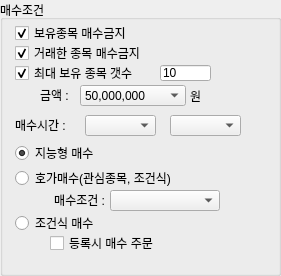
                       <widget class="QGroupBox" name="groupBox_3">
                        <property name="geometry">
                         <rect>
                          <x>10</x>
                          <y>415</y>
                          <width>281</width>
                          <height>276</height>
                         </rect>
                        </property>
                        <property name="title">
                         <string>매수조건</string>
                        </property>
                        <widget class="QLineEdit" name="lbl_max_stocks">
                         <property name="geometry">
                          <rect>
                           <x>160</x>
                           <y>65</y>
                           <width>51</width>
                           <height>16</height>
                          </rect>
                         </property>
                         <property name="font">
                          <font>
                           <pointsize>9</pointsize>
                          </font>
                         </property>
                         <property name="text">
                          <string>10</string>
                         </property>
                        </widget>
                        <widget class="QCheckBox" name="checkBox_3">
                         <property name="geometry">
                          <rect>
                           <x>15</x>
                           <y>25</y>
                           <width>211</width>
                           <height>16</height>
                          </rect>
                         </property>
                         <property name="font">
                          <font>
                           <pointsize>9</pointsize>
                          </font>
                         </property>
                         <property name="text">
                          <string>보유종목 매수금지</string>
                         </property>
                         <property name="checked">
                          <bool>true</bool>
                         </property>
                        </widget>
                        <widget class="QCheckBox" name="chk_use_max_stocks">
                         <property name="geometry">
                          <rect>
                           <x>15</x>
                           <y>65</y>
                           <width>136</width>
                           <height>16</height>
                          </rect>
                         </property>
                         <property name="font">
                          <font>
                           <pointsize>9</pointsize>
                          </font>
                         </property>
                         <property name="text">
                          <string>최대 보유 종목 갯수</string>
                         </property>
                         <property name="checked">
                          <bool>true</bool>
                         </property>
                         <property name="autoExclusive">
                          <bool>false</bool>
                         </property>
                        </widget>
                        <widget class="QComboBox" name="comboBox_10">
                         <property name="geometry">
                          <rect>
                           <x>110</x>
                           <y>190</y>
                           <width>110</width>
                           <height>21</height>
                          </rect>
                         </property>
                         <property name="font">
                          <font>
                           <pointsize>9</pointsize>
                          </font>
                         </property>
                        </widget>
                        <widget class="QLabel" name="label_36">
                         <property name="geometry">
                          <rect>
                           <x>34</x>
                           <y>190</y>
                           <width>71</width>
                           <height>20</height>
                          </rect>
                         </property>
                         <property name="font">
                          <font>
                           <pointsize>9</pointsize>
                          </font>
                         </property>
                         <property name="layoutDirection">
                          <enum>Qt::LeftToRight</enum>
                         </property>
                         <property name="text">
                          <string>매수조건 :</string>
                         </property>
                         <property name="alignment">
                          <set>Qt::AlignRight|Qt::AlignTrailing|Qt::AlignVCenter</set>
                         </property>
                        </widget>
                        <widget class="QComboBox" name="cob_max_amount">
                         <property name="geometry">
                          <rect>
                           <x>80</x>
                           <y>85</y>
                           <width>106</width>
                           <height>21</height>
                          </rect>
                         </property>
                         <property name="font">
                          <font>
                           <pointsize>9</pointsize>
                          </font>
                         </property>
                         <property name="layoutDirection">
                          <enum>Qt::LeftToRight</enum>
                         </property>
                         <item>
                          <property name="text">
                           <string>50,000,000</string>
                          </property>
                         </item>
                         <item>
                          <property name="text">
                           <string>40,000,000</string>
                          </property>
                         </item>
                         <item>
                          <property name="text">
                           <string>30,000,000</string>
                          </property>
                         </item>
                         <item>
                          <property name="text">
                           <string>20,000,000</string>
                          </property>
                         </item>
                         <item>
                          <property name="text">
                           <string>10,000,000</string>
                          </property>
                         </item>
                         <item>
                          <property name="text">
                           <string>9,000,000</string>
                          </property>
                         </item>
                         <item>
                          <property name="text">
                           <string>8,000,000</string>
                          </property>
                         </item>
                         <item>
                          <property name="text">
                           <string>7,000,000</string>
                          </property>
                         </item>
                         <item>
                          <property name="text">
                           <string>6,000,000</string>
                          </property>
                         </item>
                         <item>
                          <property name="text">
                           <string>5,000,000</string>
                          </property>
                         </item>
                         <item>
                          <property name="text">
                           <string>4,000,000</string>
                          </property>
                         </item>
                         <item>
                          <property name="text">
                           <string>3,000,000</string>
                          </property>
                         </item>
                         <item>
                          <property name="text">
                           <string>2,000,000</string>
                          </property>
                         </item>
                         <item>
                          <property name="text">
                           <string>1,000,000</string>
                          </property>
                         </item>
                         <item>
                          <property name="text">
                           <string>900,000</string>
                          </property>
                         </item>
                         <item>
                          <property name="text">
                           <string>800,000</string>
                          </property>
                         </item>
                         <item>
                          <property name="text">
                           <string>700,000</string>
                          </property>
                         </item>
                         <item>
                          <property name="text">
                           <string>600,000</string>
                          </property>
                         </item>
                         <item>
                          <property name="text">
                           <string>500,000</string>
                          </property>
                         </item>
                         <item>
                          <property name="text">
                           <string>400,000</string>
                          </property>
                         </item>
                         <item>
                          <property name="text">
                           <string>300,000</string>
                          </property>
                         </item>
                         <item>
                          <property name="text">
                           <string>200,000</string>
                          </property>
                         </item>
                         <item>
                          <property name="text">
                           <string>100,000</string>
                          </property>
                         </item>
                         <item>
                          <property name="text">
                           <string>50,000</string>
                          </property>
                         </item>
                         <item>
                          <property name="text">
                           <string>10,000</string>
                          </property>
                         </item>
                        </widget>
                        <widget class="QLabel" name="label_37">
                         <property name="geometry">
                          <rect>
                           <x>40</x>
                           <y>85</y>
                           <width>36</width>
                           <height>20</height>
                          </rect>
                         </property>
                         <property name="font">
                          <font>
                           <pointsize>9</pointsize>
                          </font>
                         </property>
                         <property name="text">
                          <string>금액 :</string>
                         </property>
                        </widget>
                        <widget class="QRadioButton" name="radioButton_12">
                         <property name="geometry">
                          <rect>
                           <x>15</x>
                           <y>145</y>
                           <width>101</width>
                           <height>16</height>
                          </rect>
                         </property>
                         <property name="text">
                          <string>지능형 매수</string>
                         </property>
                         <property name="checked">
                          <bool>true</bool>
                         </property>
                        </widget>
                        <widget class="QRadioButton" name="radioButton_13">
                         <property name="geometry">
                          <rect>
                           <x>15</x>
                           <y>170</y>
                           <width>196</width>
                           <height>16</height>
                          </rect>
                         </property>
                         <property name="text">
                          <string>호가매수(관심종목, 조건식)</string>
                         </property>
                        </widget>
                        <widget class="QRadioButton" name="radioButton_14">
                         <property name="geometry">
                          <rect>
                           <x>15</x>
                           <y>215</y>
                           <width>101</width>
                           <height>16</height>
                          </rect>
                         </property>
                         <property name="text">
                          <string>조건식 매수</string>
                         </property>
                        </widget>
                        <widget class="QCheckBox" name="checkBox_5">
                         <property name="geometry">
                          <rect>
                           <x>15</x>
                           <y>45</y>
                           <width>211</width>
                           <height>16</height>
                          </rect>
                         </property>
                         <property name="font">
                          <font>
                           <pointsize>9</pointsize>
                          </font>
                         </property>
                         <property name="text">
                          <string>거래한 종목 매수금지</string>
                         </property>
                         <property name="checked">
                          <bool>true</bool>
                         </property>
                        </widget>
                        <widget class="QCheckBox" name="checkBox_6">
                         <property name="geometry">
                          <rect>
                           <x>50</x>
                           <y>235</y>
                           <width>126</width>
                           <height>16</height>
                          </rect>
                         </property>
                         <property name="font">
                          <font>
                           <pointsize>9</pointsize>
                          </font>
                         </property>
                         <property name="text">
                          <string>등록시 매수 주문</string>
                         </property>
                        </widget>
                        <widget class="QLabel" name="label_41">
                         <property name="geometry">
                          <rect>
                           <x>190</x>
                           <y>85</y>
                           <width>36</width>
                           <height>21</height>
                          </rect>
                         </property>
                         <property name="font">
                          <font>
                           <pointsize>9</pointsize>
                          </font>
                         </property>
                         <property name="text">
                          <string>원</string>
                         </property>
                        </widget>
                        <widget class="QComboBox" name="comboBox_24">
                         <property name="geometry">
                          <rect>
                           <x>170</x>
                           <y>115</y>
                           <width>71</width>
                           <height>21</height>
                          </rect>
                         </property>
                         <property name="font">
                          <font>
                           <pointsize>9</pointsize>
                          </font>
                         </property>
                        </widget>
                        <widget class="QComboBox" name="comboBox_23">
                         <property name="geometry">
                          <rect>
                           <x>85</x>
                           <y>115</y>
                           <width>71</width>
                           <height>21</height>
                          </rect>
                         </property>
                         <property name="font">
                          <font>
                           <pointsize>9</pointsize>
                          </font>
                         </property>
                        </widget>
                        <widget class="QLabel" name="label_39">
                         <property name="geometry">
                          <rect>
                           <x>15</x>
                           <y>115</y>
                           <width>66</width>
                           <height>20</height>
                          </rect>
                         </property>
                         <property name="font">
                          <font>
                           <pointsize>9</pointsize>
                          </font>
                         </property>
                         <property name="text">
                          <string>매수시간 :</string>
                         </property>
                        </widget>
                       </widget>
